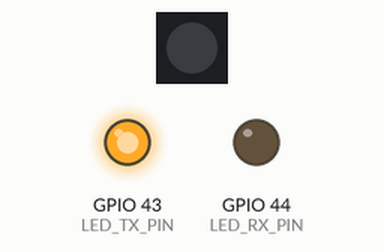
A sketch run on a simulated ESP32-S3. Parts: 1 RGB LEDs in strip order, left to right, output pins drawn as LEDs (lit = HIGH). What the sketch prints to the serial monitor is not drawn.

Above: at 0.2 s.
At 1.2 s:
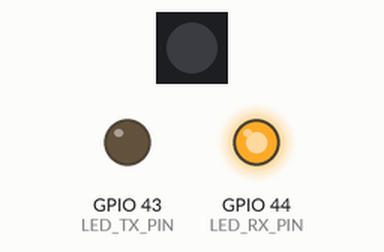
At 2.2 s:
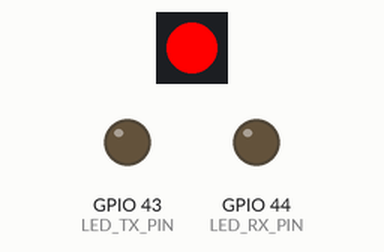
At 2.7 s:
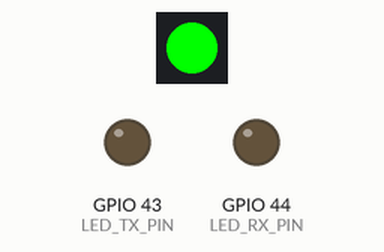
At 3.2 s:
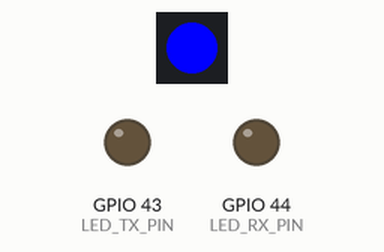
At 4.7 s:
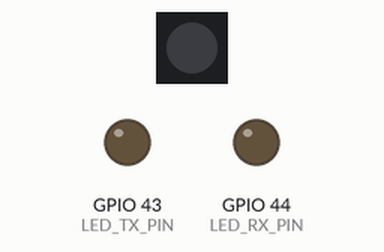
Timing chart, 0 to 5.2 s (numbered marks = the images above):
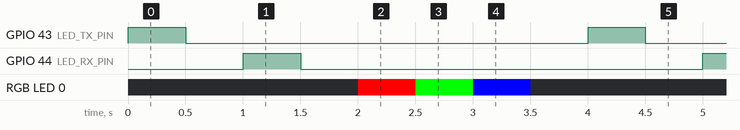

The sketch:

YD-ESP32-S3_BlinkAllLEDs.ino
```cpp
// YD-ESP32-S3_BlinkAllLEDs.ino
// YD-ESP32-S3 (ESP32-S3-WROOM-1 Dev)

#include <Adafruit_NeoPixel.h>  // Adafruit NeoPixel Graphics lib

#define LED_TX_PIN  43          // Define pins for the LEDs
#define LED_RX_PIN  44
#define RGB_LED_PIN 48

#define NUM_RGB_LEDS 1          // Assume 1 WS2812 NeoPixel LED

// Create an instance of the Adafruit_NeoPixel class
Adafruit_NeoPixel rgb_led =
  Adafruit_NeoPixel(NUM_RGB_LEDS, RGB_LED_PIN, NEO_GRB+NEO_KHZ800);

void setup() {
  Serial.begin(115200);         // Initialize Serial Monitor
  while(!Serial);               // wait for the Serial port to open

  pinMode(LED_TX_PIN, OUTPUT);  // Initialize the TX/RX LED pins
  pinMode(LED_RX_PIN, OUTPUT);

  rgb_led.begin();              // Initialize the NeoPixel RGB LED
  rgb_led.show();               // Initialize all Pixels to 'Off'
  Serial.println("Starting LED test sequence...");
}


void loop() {
  digitalWrite(LED_TX_PIN, HIGH);   // Blink the TX LED
  delay(500);
  digitalWrite(LED_TX_PIN, LOW);
  delay(500);

  digitalWrite(LED_RX_PIN, HIGH);   // Blink the RX LED
  delay(500);
  digitalWrite(LED_RX_PIN, LOW);
  delay(500);

  BlinkRGBLED();                    // Blink the NeoPixel RGB LED
}


void BlinkRGBLED() {
  // Set the NeoPixel RGB LED to Red
  rgb_led.setPixelColor(0, rgb_led.Color(255, 0, 0));   // Red
  rgb_led.show();
  delay(500);

  // Set the NeoPixel RGB LED to Green
  rgb_led.setPixelColor(0, rgb_led.Color(0, 255, 0));   // Green
  rgb_led.show();
  delay(500);

  // Set the NeoPixel RGB LED to Blue
  rgb_led.setPixelColor(0, rgb_led.Color(0, 0, 255));   // Blue
  rgb_led.show();
  delay(500);

  // Turn Off the NeoPixel RGB LED
  rgb_led.setPixelColor(0, rgb_led.Color(0, 0, 0));     // Off
  rgb_led.show();
  delay(500);
}
```

Measured:
- by itself, GPIO 43 (LED_TX_PIN), GPIO 44 (LED_RX_PIN): alternates HIGH for 0.50 s and LOW for 3.5 s
- by itself, RGB LED 0: repeats every 4.0 s: RGB(0, 255, 0) 0.50 s, RGB(0, 0, 255) 0.50 s, off 2.5 s, RGB(255, 0, 0) 0.50 s
- by itself, everything shown: repeats every 4.0 s, in 8 steps
